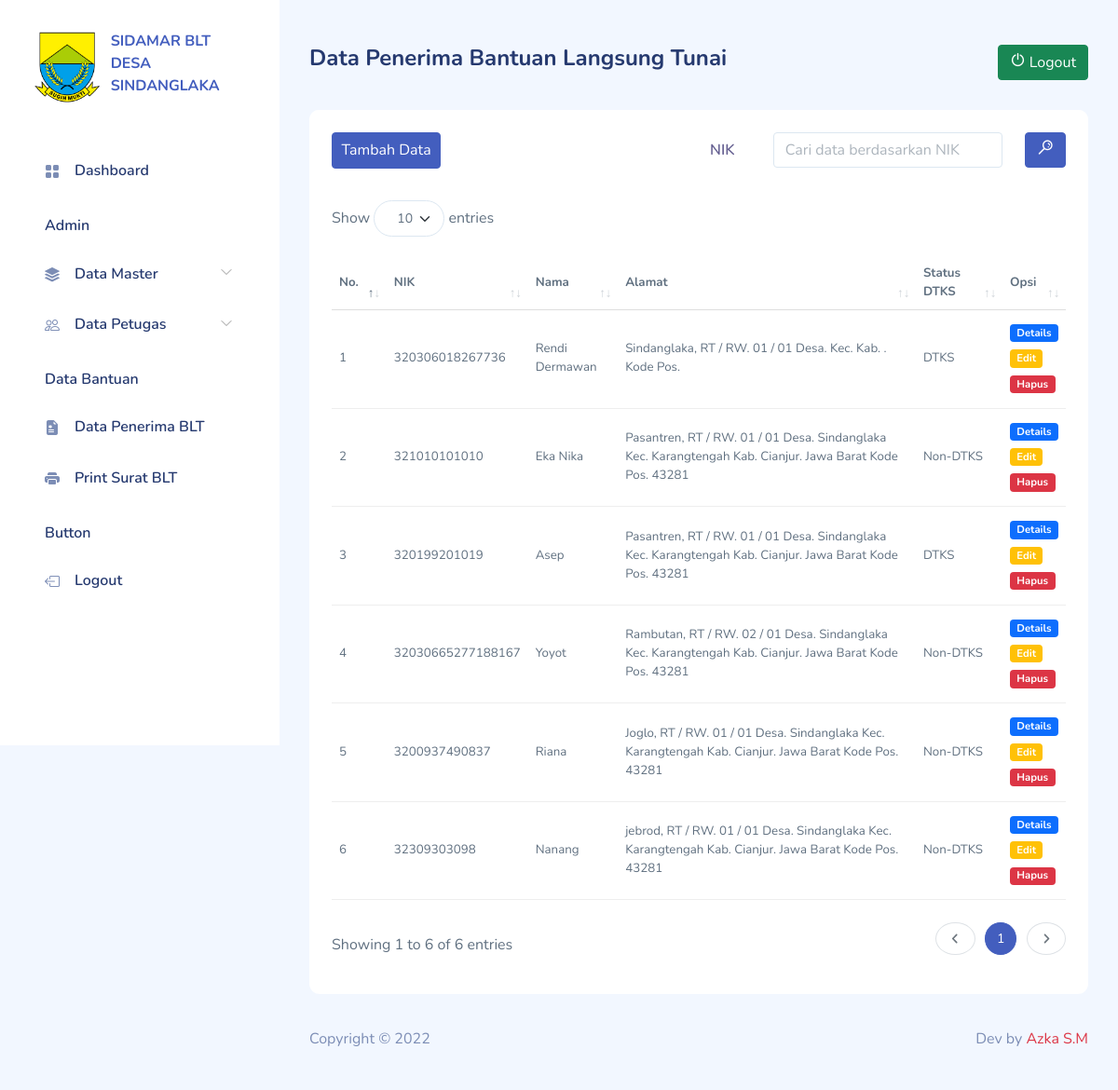
The app's page /data_blt.php (signed in) with its own data.
### tables this page shows
CREATE TABLE `data_blt_penerima` (
  `id_blt` int(11) NOT NULL,
  `nama_lengkap` varchar(255) NOT NULL,
  `no_kk` varchar(1000) NOT NULL,
  `no_nik` varchar(1000) NOT NULL,
  `jalan` varchar(200) NOT NULL,
  `rtrw` varchar(200) NOT NULL,
  `desa` varchar(200) NOT NULL,
  `kecamatan` varchar(200) NOT NULL,
  `kabupaten` varchar(200) NOT NULL,
  `provinsi` varchar(200) NOT NULL,
  `kode_pos` varchar(200) NOT NULL,
  `pekerjaan` varchar(255) NOT NULL,
  `nama_ibu` varchar(255) NOT NULL,
  `status_dtks` int(11) NOT NULL,
  `periode` varchar(255) NOT NULL,
  `date_created` date NOT NULL,
  `is_active` int(11) NOT NULL
);

### functions.php (called while the page is built, shortened)
<?php
$conn = mysqli_connect("localhost", "root", "", "db_sdlk_blt");
function query($query)
{
    global $conn;
    $result = mysqli_query($conn, $query);
    $rows = [];
    while ($row = mysqli_fetch_assoc($result)) {
        $rows[] = $row;
    }
    return $rows;
}

### data_blt.php (the view, shortened to what this page needs)
<?php
require "functions.php";
if (!isset($_POST)) {
    $blt = query("SELECT * FROM data_blt_penerima");
} else {
    $nik = $_POST["nik"];
    $blt = query("SELECT * FROM data_blt_penerima WHERE no_nik LIKE '%$nik%'");
}
include "template_header.php";
include "template_sidebar.php";
?>
<div id="main">
    <div class="page-heading">
        <div class="row">
            <div class="col-7">
                <h4>Data Penerima Bantuan Langsung Tunai</h4>
            </div>
            <div class="col-5">
                <a href="logout.php" class="btn btn-success float-end" onclick="return confirm('Yakin akan keluar dari aplikasi?');">
                    <i class="icon dripicons-power"></i>
                    Logout
                </a>
            </div>
        </div>
    </div>
    <div class="page-content">
        <section class="row">
            <div class="col-12 col-lg-12">
                <div class="card">
                    <div class="card-header">
                        <div class="row">
                            <div class="col-12 col-lg-6">
                                <a href="data_blt_add.php" class='btn btn-primary icon mb-2'>
                                    <span>Tambah Data</span>
                                </a>
                            </div>
                            <div class="col-12 col-lg-6">
                                <form action="" method="post">
                                    <div class="form-group row align-items-center">
                                        <div class="col-2">
                                            <label class="col-form-label" for="nik">NIK</label>
                                        </div>
                                        <div class="col-8">
                                            <input type="text" class="form-control" name="nik" id="nik" placeholder="Cari data berdasarkan NIK">
                                        </div>
                                        <div class="col-2">
                                            <button type="submit" class="btn btn-primary w-100" name="submit"><i class="icon dripicons-search"></i></button>
                                        </div>
                                    </div>
                                </form>
                            </div>
                        </div>
                    </div>
                    <div class="card-body">
                        <div class="table-responsive">
                            <table class="table small" id="table1">
                                <thead>
                                    <tr>
                                        <th>No.</th>
                                        <th>NIK</th>
                                        <th>Nama</th>
                                        <th>Alamat</th>
                                        <th>Status DTKS</th>
                                        <th>Opsi</th>
                                    </tr>
                                </thead>
                                <tbody>
                                    <?php $i = 1; ?>
                                    <?php foreach ($blt as $b) : ?>
                                        <tr>
                                            <td><?= $i; ?></td>
                                            <td><?= $b["no_nik"]; ?></td>
                                            <td><?= $b["nama_lengkap"]; ?></td>
                                            <td><?= $b["jalan"] . ", RT / RW. " . $b["rtrw"] . " Desa. " . $b["desa"] . " Kec. " . $b["kecamatan"] . " Kab. " . $b["kabupaten"] . ". " . $b["provinsi"] . " Kode Pos. " . $b["kode_pos"]; ?></td>
                                            <td>
                                                <?php
                                                if ($b["status_dtks"] == 1) {
                                                    echo "DTKS";
                                                } else {
                                                    echo "Non-DTKS";
                                                }
                                                ?>
                                            </td>
                                            <td>
                                                <a href="data_blt_details.php?id=<?= $b["id_blt"] ?>" class="badge bg-primary mb-2">Details</a> <br>
                                                <a href="data_blt_edit.php?id=<?= $b["id_blt"] ?>" class="badge bg-warning mb-2">Edit</a> <br>
                                                <a href="data_blt_delete.php?id=<?= $b["id_blt"] ?>" class="badge bg-danger" onclick="return confirm('Yakin akan menghapus data BLT : <?= $b['nama_lengkap']; ?> ?');">Hapus</a>
                                            </td>
                                        </tr>
                                        <?php $i++; ?>
                                    <?php endforeach; ?>
                                </tbody>
                            </table>
                        </div>
                    </div>
                </div>
            </div>
        </section>
    </div>
    <?php include "template_footer.php"; ?>

### assets/css/my-style.css (style rules this page uses)
table.dataTable { font-size: 10pt; }

### assets/css/app.css (style rules this page uses)
.btn i,.btn svg { height:16px;width:16px }
.btn.icon { padding:.4rem .6rem }
.btn.btn-danger,.btn.btn-info,.btn.btn-primary,.btn.btn-secondary,.btn.btn-success,.btn.btn-warning { color:#fff }
.card { border:none;margin-bottom:2.2rem }
.card .card-header { border:none }
.card .card-header~.card-body { padding-top:0 }
.card .card-body { padding:1.5rem }
.form-group { margin-bottom:.7rem }
.form-group label { color:rgba(35,28,99,.7);font-weight:600 }
.dataTable-table td,.dataTable-table thead th,.table td,.table thead th { vertical-align:middle }
.dataTable-table:not(.table-borderless) thead th,.table:not(.table-borderless) thead th { border-bottom:1px solid #dedede!important }
#main { margin-left:300px;padding:2rem }
.page-heading { margin:0 0 2rem }
a { text-decoration:none }

### template_header.php (style rules this page uses)
table.dataTable td { padding: 15px 8px; }

### records on screen
data_blt_penerima: no_nik "320306018267736", nama_lengkap "Rendi Dermawan", jalan "Sindanglaka", rtrw "01 / 01", status_dtks "DTKS"
data_blt_penerima: no_nik "321010101010", nama_lengkap "Eka Nika", jalan "Pasantren", rtrw "01 / 01", desa "Sindanglaka", kecamatan "Karangtengah", kabupaten "Cianjur", provinsi "Jawa Barat", kode_pos "43281", status_dtks "Non-DTKS"
data_blt_penerima: no_nik "320199201019", nama_lengkap "Asep", jalan "Pasantren", rtrw "01 / 01", desa "Sindanglaka", kecamatan "Karangtengah", kabupaten "Cianjur", provinsi "Jawa Barat", kode_pos "43281", status_dtks "DTKS"
data_blt_penerima: no_nik "32030665277188167", nama_lengkap "Yoyot", jalan "Rambutan", rtrw "02 / 01", desa "Sindanglaka", kecamatan "Karangtengah", kabupaten "Cianjur", provinsi "Jawa Barat", kode_pos "43281", status_dtks "Non-DTKS"
data_blt_penerima: no_nik "3200937490837", nama_lengkap "Riana", jalan "Joglo", rtrw "01 / 01", desa "Sindanglaka", kecamatan "Karangtengah", kabupaten "Cianjur", provinsi "Jawa Barat", kode_pos "43281", status_dtks "Non-DTKS"
data_blt_penerima: no_nik "32309303098", nama_lengkap "Nanang", jalan "jebrod", rtrw "01 / 01", desa "Sindanglaka", kecamatan "Karangtengah", kabupaten "Cianjur", provinsi "Jawa Barat", kode_pos "43281", status_dtks "Non-DTKS"
